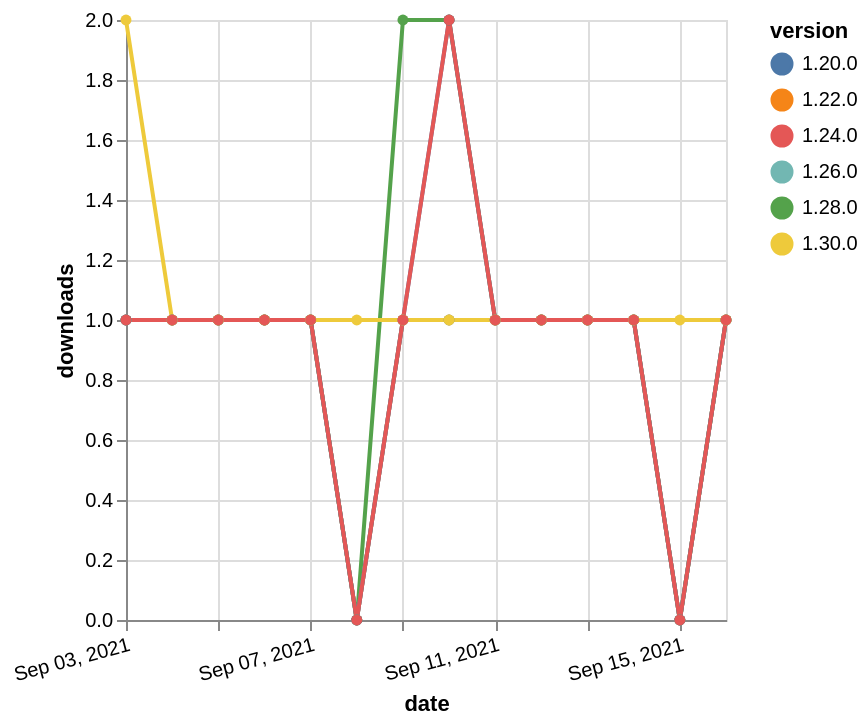

Here is the Vega-Lite specification saved for this chart:
### Vega-Lite specification from a JSON file in a GitHub repository (floating-point values rounded to 4 significant figures)
{"$schema": "https://vega.github.io/schema/vega-lite/v5.json", "description": "A simple bar chart with embedded data.", "data": {"values": [{"date": "2021-09-03", "total": 171, "delta": 1, "version": "1.22.0"}, {"date": "2021-09-04", "total": 172, "delta": 1, "version": "1.22.0"}, {"date": "2021-09-05", "total": 173, "delta": 1, "version": "1.22.0"}, {"date": "2021-09-06", "total": 174, "delta": 1, "version": "1.22.0"}, {"date": "2021-09-07", "total": 175, "delta": 1, "version": "1.22.0"}, {"date": "2021-09-08", "total": 175, "delta": 0, "version": "1.22.0"}, {"date": "2021-09-09", "total": 176, "delta": 1, "version": "1.22.0"}, {"date": "2021-09-10", "total": 177, "delta": 1, "version": "1.22.0"}, {"date": "2021-09-11", "total": 178, "delta": 1, "version": "1.22.0"}, {"date": "2021-09-12", "total": 179, "delta": 1, "version": "1.22.0"}, {"date": "2021-09-13", "total": 180, "delta": 1, "version": "1.22.0"}, {"date": "2021-09-14", "total": 181, "delta": 1, "version": "1.22.0"}, {"date": "2021-09-15", "total": 181, "delta": 0, "version": "1.22.0"}, {"date": "2021-09-16", "total": 182, "delta": 1, "version": "1.22.0"}, {"date": "2021-09-03", "total": 163, "delta": 1, "version": "1.28.0"}, {"date": "2021-09-04", "total": 164, "delta": 1, "version": "1.28.0"}, {"date": "2021-09-05", "total": 165, "delta": 1, "version": "1.28.0"}, {"date": "2021-09-06", "total": 166, "delta": 1, "version": "1.28.0"}, {"date": "2021-09-07", "total": 167, "delta": 1, "version": "1.28.0"}, {"date": "2021-09-08", "total": 167, "delta": 0, "version": "1.28.0"}, {"date": "2021-09-09", "total": 169, "delta": 2, "version": "1.28.0"}, {"date": "2021-09-10", "total": 171, "delta": 2, "version": "1.28.0"}, {"date": "2021-09-11", "total": 172, "delta": 1, "version": "1.28.0"}, {"date": "2021-09-12", "total": 173, "delta": 1, "version": "1.28.0"}, {"date": "2021-09-13", "total": 174, "delta": 1, "version": "1.28.0"}, {"date": "2021-09-14", "total": 175, "delta": 1, "version": "1.28.0"}, {"date": "2021-09-15", "total": 175, "delta": 0, "version": "1.28.0"}, {"date": "2021-09-16", "total": 176, "delta": 1, "version": "1.28.0"}, {"date": "2021-09-03", "total": 139, "delta": 1, "version": "1.26.0"}, {"date": "2021-09-04", "total": 140, "delta": 1, "version": "1.26.0"}, {"date": "2021-09-05", "total": 141, "delta": 1, "version": "1.26.0"}, {"date": "2021-09-06", "total": 142, "delta": 1, "version": "1.26.0"}, {"date": "2021-09-07", "total": 143, "delta": 1, "version": "1.26.0"}, {"date": "2021-09-08", "total": 143, "delta": 0, "version": "1.26.0"}, {"date": "2021-09-09", "total": 144, "delta": 1, "version": "1.26.0"}, {"date": "2021-09-10", "total": 145, "delta": 1, "version": "1.26.0"}, {"date": "2021-09-11", "total": 146, "delta": 1, "version": "1.26.0"}, {"date": "2021-09-12", "total": 147, "delta": 1, "version": "1.26.0"}, {"date": "2021-09-13", "total": 148, "delta": 1, "version": "1.26.0"}, {"date": "2021-09-14", "total": 149, "delta": 1, "version": "1.26.0"}, {"date": "2021-09-15", "total": 149, "delta": 0, "version": "1.26.0"}, {"date": "2021-09-16", "total": 150, "delta": 1, "version": "1.26.0"}, {"date": "2021-09-03", "total": 337, "delta": 1, "version": "1.20.0"}, {"date": "2021-09-04", "total": 338, "delta": 1, "version": "1.20.0"}, {"date": "2021-09-05", "total": 339, "delta": 1, "version": "1.20.0"}, {"date": "2021-09-06", "total": 340, "delta": 1, "version": "1.20.0"}, {"date": "2021-09-07", "total": 341, "delta": 1, "version": "1.20.0"}, {"date": "2021-09-08", "total": 341, "delta": 0, "version": "1.20.0"}, {"date": "2021-09-09", "total": 342, "delta": 1, "version": "1.20.0"}, {"date": "2021-09-10", "total": 344, "delta": 2, "version": "1.20.0"}, {"date": "2021-09-11", "total": 345, "delta": 1, "version": "1.20.0"}, {"date": "2021-09-12", "total": 346, "delta": 1, "version": "1.20.0"}, {"date": "2021-09-13", "total": 347, "delta": 1, "version": "1.20.0"}, {"date": "2021-09-14", "total": 348, "delta": 1, "version": "1.20.0"}, {"date": "2021-09-15", "total": 348, "delta": 0, "version": "1.20.0"}, {"date": "2021-09-16", "total": 349, "delta": 1, "version": "1.20.0"}, {"date": "2021-09-03", "total": 116, "delta": 2, "version": "1.30.0"}, {"date": "2021-09-04", "total": 117, "delta": 1, "version": "1.30.0"}, {"date": "2021-09-05", "total": 118, "delta": 1, "version": "1.30.0"}, {"date": "2021-09-06", "total": 119, "delta": 1, "version": "1.30.0"}, {"date": "2021-09-07", "total": 120, "delta": 1, "version": "1.30.0"}, {"date": "2021-09-08", "total": 121, "delta": 1, "version": "1.30.0"}, {"date": "2021-09-09", "total": 122, "delta": 1, "version": "1.30.0"}, {"date": "2021-09-10", "total": 123, "delta": 1, "version": "1.30.0"}, {"date": "2021-09-11", "total": 124, "delta": 1, "version": "1.30.0"}, {"date": "2021-09-12", "total": 125, "delta": 1, "version": "1.30.0"}, {"date": "2021-09-13", "total": 126, "delta": 1, "version": "1.30.0"}, {"date": "2021-09-14", "total": 127, "delta": 1, "version": "1.30.0"}, {"date": "2021-09-15", "total": 128, "delta": 1, "version": "1.30.0"}, {"date": "2021-09-16", "total": 129, "delta": 1, "version": "1.30.0"}, {"date": "2021-09-03", "total": 166, "delta": 1, "version": "1.24.0"}, {"date": "2021-09-04", "total": 167, "delta": 1, "version": "1.24.0"}, {"date": "2021-09-05", "total": 168, "delta": 1, "version": "1.24.0"}, {"date": "2021-09-06", "total": 169, "delta": 1, "version": "1.24.0"}, {"date": "2021-09-07", "total": 170, "delta": 1, "version": "1.24.0"}, {"date": "2021-09-08", "total": 170, "delta": 0, "version": "1.24.0"}, {"date": "2021-09-09", "total": 171, "delta": 1, "version": "1.24.0"}, {"date": "2021-09-10", "total": 173, "delta": 2, "version": "1.24.0"}, {"date": "2021-09-11", "total": 174, "delta": 1, "version": "1.24.0"}, {"date": "2021-09-12", "total": 175, "delta": 1, "version": "1.24.0"}, {"date": "2021-09-13", "total": 176, "delta": 1, "version": "1.24.0"}, {"date": "2021-09-14", "total": 177, "delta": 1, "version": "1.24.0"}, {"date": "2021-09-15", "total": 177, "delta": 0, "version": "1.24.0"}, {"date": "2021-09-16", "total": 178, "delta": 1, "version": "1.24.0"}]}, "width": "container", "mark": {"type": "line", "point": {"filled": true}}, "encoding": {"x": {"field": "date", "type": "temporal", "timeUnit": "yearmonthdate", "title": "date", "axis": {"labelAngle": -15}}, "y": {"field": "delta", "type": "quantitative", "title": "downloads"}, "color": {"field": "version", "type": "nominal"}, "tooltip": {"field": "delta"}}}
